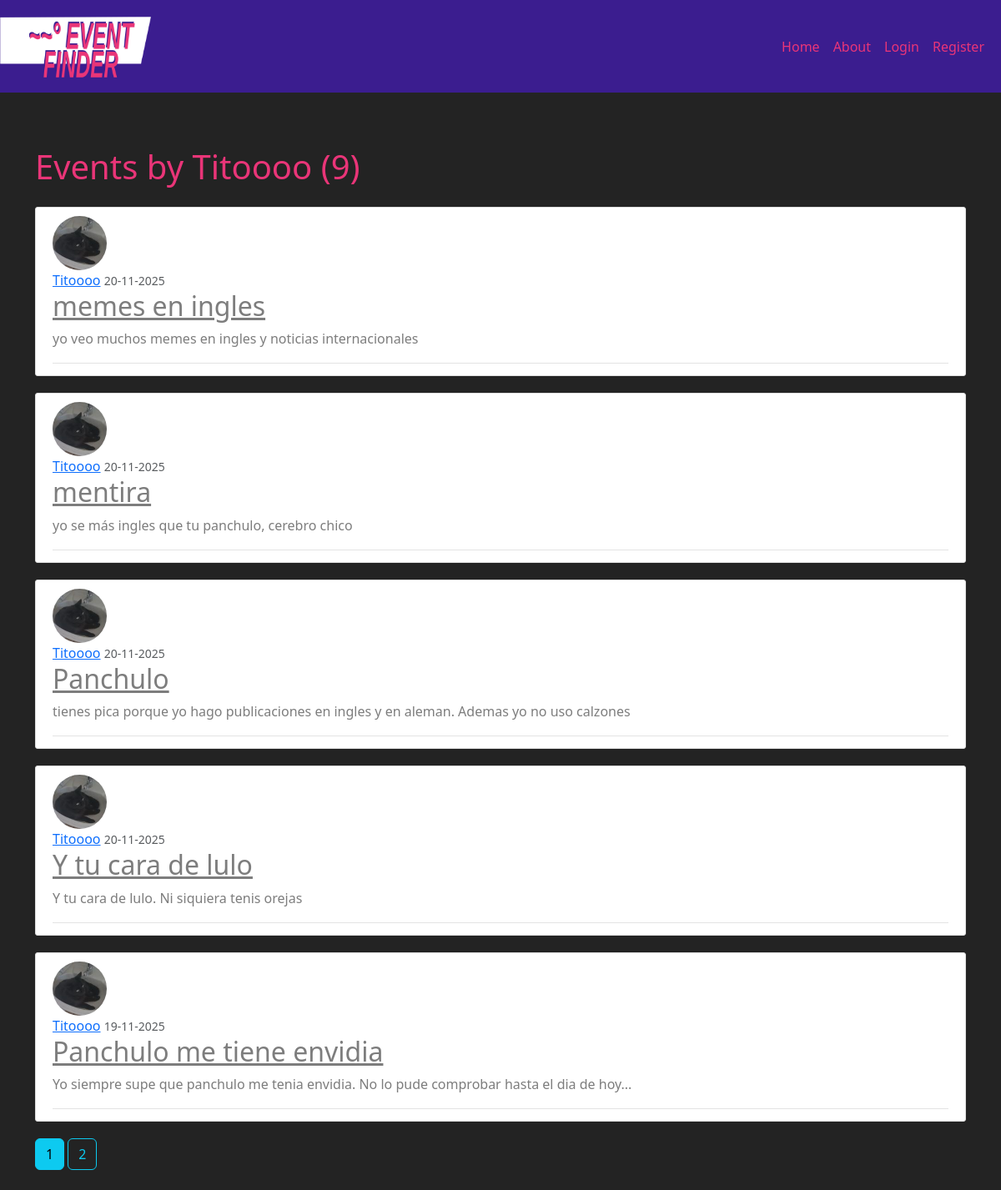
Before: /user/Titoooo with the older database file.
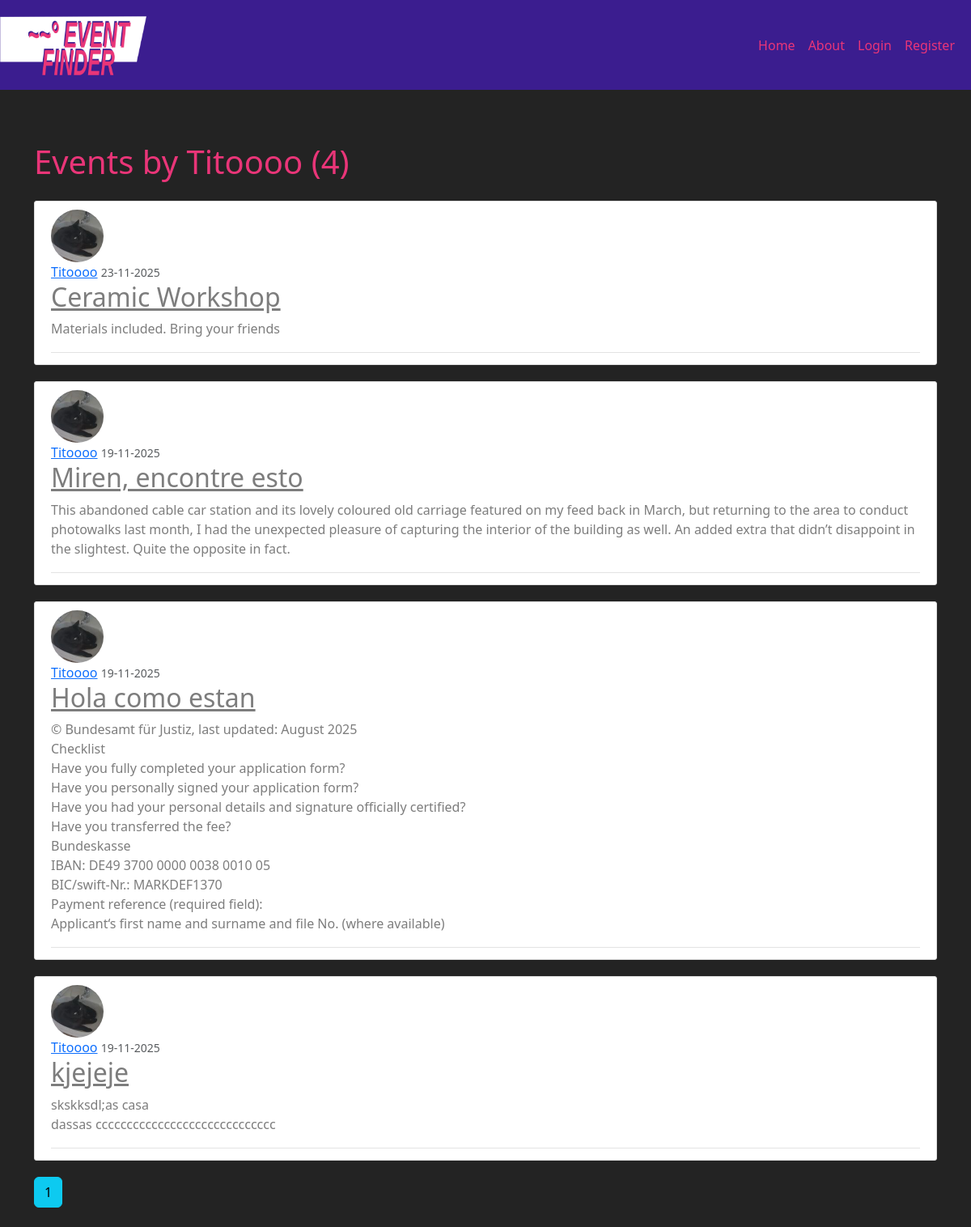
After: the same page with the newer database file.
### event_finder/models.py (models this page shows, shortened)
class Post(db.Model):
    id = db.Column(db.Integer, primary_key=True)
    title = db.Column(db.String(100), nullable=False)
    address = db.Column(db.String(255), nullable=True)
    latitude = db.Column(db.Float, nullable=True)
    longitude = db.Column(db.Float, nullable=True)
    date_posted = db.Column(db.DateTime, nullable=False, default=datetime.utcnow)
    event_date = db.Column(db.DateTime, nullable=True)
    duration_minutes = db.Column(db.Integer, nullable=True)
    image = db.Column(db.String(20), nullable=True, default='event_default.jpg')
    content = db.Column(db.Text, nullable=False)
    user_id = db.Column(db.Integer, db.ForeignKey('user.id'), nullable=False)

class User(db.Model, UserMixin):
    id = db.Column(db.Integer, primary_key=True)
    username = db.Column(db.String(20), unique=True, nullable=False)
    email = db.Column(db.String(120), unique=True, nullable=False)
    image_file = db.Column(db.String(20), nullable=False, default='default.jpg')
    password = db.Column(db.String(60), nullable=False)
    posts = db.relationship('Post', backref='author', lazy=True)

### event_finder/routes.py (the view)
@app.route("/user/<string:username>")
def user_posts(username):
    page = request.args.get('page', 1, type=int) #1 is the default value for 1. type is the accepted data type as an input
    user = User.query.filter_by(username=username).first_or_404()
    posts = Post.query.filter_by(author=user)\
        .order_by(Post.date_posted.desc())\
        .paginate(page=page, per_page=5)
    return render_template('user_posts.html', posts=posts, user=user)

### event_finder/templates/user_posts.html
{% extends "layout.html" %}
{% block content %}
    <div class="section pb-2">
        <h1 class="mb-3"> Events by {{ user.username }} ({{ posts.total }})</h1>
    </div>
    {% for post in posts.items %}
        <article class="media content-section">
            <img class="rounded-circle article-img" src="{{ url_for('static', filename='profile_pics/' + post.author.image_file) }}">
            <div class="media-body">
                <div class="article-metadata">
                    <a class="mr-2" href="{{url_for('user_posts', username=post.author.username)}} ">{{ post.author.username }}</a>
                    <small class="text-muted">{{ post.date_posted.strftime('%d-%m-%Y')}}</small>
                    <h2><a class ="article-title" href="{{ url_for('post', post_id=post.id) }}">{{post.title}}</a></h2>
                    <p class="article-content">{{ post.content }}</p>
                </div>
            </div>
       </article>
    {% endfor %}
    {% for page_num in posts.iter_pages(left_edge=1, right_edge=1, left_current=1, right_current=1) %}
        {% if page_num%}
            {% if posts.page == page_num %}
                <a class="btn btn-info mb-4" href="{{ url_for('user_posts', username=user.username, page=page_num)}}">{{ page_num }}</a>
            {% else %}
                <a class="btn btn-outline-info mb-4" href="{{ url_for('user_posts', username=user.username, page=page_num)}}">{{ page_num }}</a>
            {% endif %}
        {% else %}
            ...
        {% endif %}
    {% endfor %}
{% endblock content %}

Changed rows visible on the page:
removed Post: image_file (picture), author.username "Titoooo", date_posted "20-11-2025", title "memes en ingles", content "yo veo muchos memes en ingles y noticias internacionales"
removed Post: image_file (picture), author.username "Titoooo", date_posted "20-11-2025", title "mentira", content "yo se más ingles que tu panchulo, cerebro chico"
removed Post: image_file (picture), author.username "Titoooo", date_posted "20-11-2025", title "Panchulo", content "tienes pica porque yo hago publicaciones en ingles y en aleman. Ademas yo no uso calzones"
removed Post: image_file (picture), author.username "Titoooo", date_posted "20-11-2025", title "Y tu cara de lulo", content "Y tu cara de lulo. Ni siquiera tenis orejas"
removed Post: image_file (picture), author.username "Titoooo", date_posted "19-11-2025", title "Panchulo me tiene envidia", content "Yo siempre supe que panchulo me tenia envidia. No lo pude comprobar hasta el dia de hoy..."
added Post: image_file (picture), author.username "Titoooo", date_posted "23-11-2025", title "Ceramic Workshop", content "Materials included. Bring your friends"
now on this page (row unchanged): Post: image_file (picture), author.username "Titoooo", date_posted "19-11-2025", title "Miren, encontre esto", content "This abandoned cable car station and its lovely coloured old carriage featured on my feed back in March, but returning to the area to conduct photowalks last month, I had the unexpected pleasure of capturing the interior of the building as well. An added extra that didn’t disappoint in the slightest. Quite the opposite in fact."
now on this page (row unchanged): Post: image_file (picture), author.username "Titoooo", date_posted "19-11-2025", title "Hola como estan", content "© Bundesamt für Justiz, last updated: August 2025 Checklist Have you fully completed your application form? Have you personally signed your application form? Have you had your personal details and signature officially certified? Have you transferred the fee? Bundeskasse IBAN: DE49 3700 0000 0038 0010 05 BIC/swift-Nr.: MARKDEF1370 Payment reference (required field): Applicant‘s first name and surname and file No. (where available)"
now on this page (row unchanged): Post: image_file (picture), author.username "Titoooo", date_posted "19-11-2025", title "kjejeje", content "skskksdl;as casa dassas ccccccccccccccccccccccccccccc"
Other visible differences:
{{ posts.total }}: "9" → "4"
list line gone: "2"
